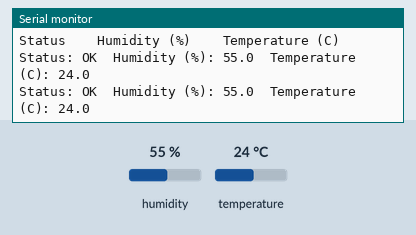
This sketch was run on a simulated Arduino Uno, built with avr-gcc and run on an emulated ATmega328P. Shown: the last lines printed to the serial monitor. The inputs (shaded band) are chosen by the test bench; at power-on: humidity 55 %, temperature 24 °C.

Above: at 3.8 s.
3.9 s: humidity set to 22 %
At 5.7 s:
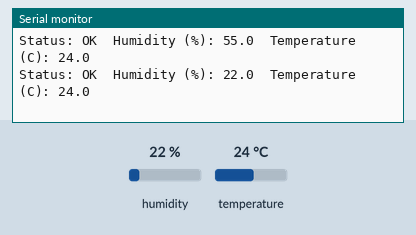
6.1 s: temperature set to 12 °C
At 7.3 s:
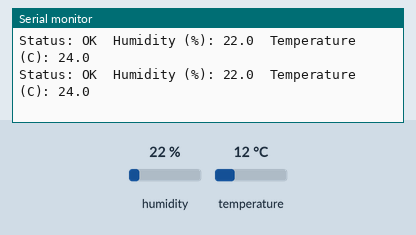
8.3 s: humidity set to 40 %
At 9.4 s:
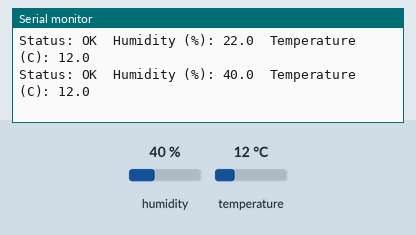
Timing chart, 0 to 11.3 s (numbered marks = the images above; inputs shaded):
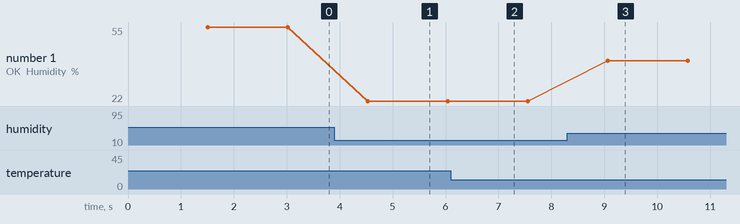

The sketch:

dht11.ino
```cpp
/*int led = D7;
int sound_digital = D8;
int sound_analog = A0;

void setup(){
  Serial.begin(9600);
  pinMode(led, OUTPUT);
  pinMode(sound_digital, INPUT);
}

void loop(){
  int val_digital = digitalRead(sound_digital);
  int val_analog = analogRead(sound_analog);

  Serial.print(val_analog);
  Serial.print("\t");
  Serial.println(val_digital);

  if (val_digital == HIGH)
  {
    digitalWrite (led, HIGH);
    delay(3000);
    }
  else
  {
    digitalWrite (led, LOW);
    }
}*/
#include "DHTesp.h"
DHTesp dht;
void setup()
{
Serial.begin(9600);
Serial.println();
Serial.println("Status\t\tHumidity (%)\t\tTemperature (C)\t");
dht.setup(14, DHTesp::DHT11); // GPIO14
}
void loop()
{
//delay(dht.getMinimumSamplingPeriod() + 100);
delay(1500);
float humidity = dht.getHumidity();
float temperature = dht.getTemperature();
Serial.print("Status: ");
Serial.print(dht.getStatusString());
Serial.print("\t");
Serial.print("Humidity (%): ");
Serial.print(humidity, 1);
Serial.print("\t");
Serial.print("Temperature (C): ");
Serial.print(temperature, 1);
Serial.print("\t");
Serial.println();
}
```

Measured:
- after the input at 3.9 s, the serial monitor: prints a new line after 0.63 s (image 1)
- after the input at 8.3 s, the serial monitor: prints a new line after 0.77 s (image 3)
- plotted number 1: 55 → 22 after the input at 3.9 s, 22 → 40 after the input at 8.3 s
